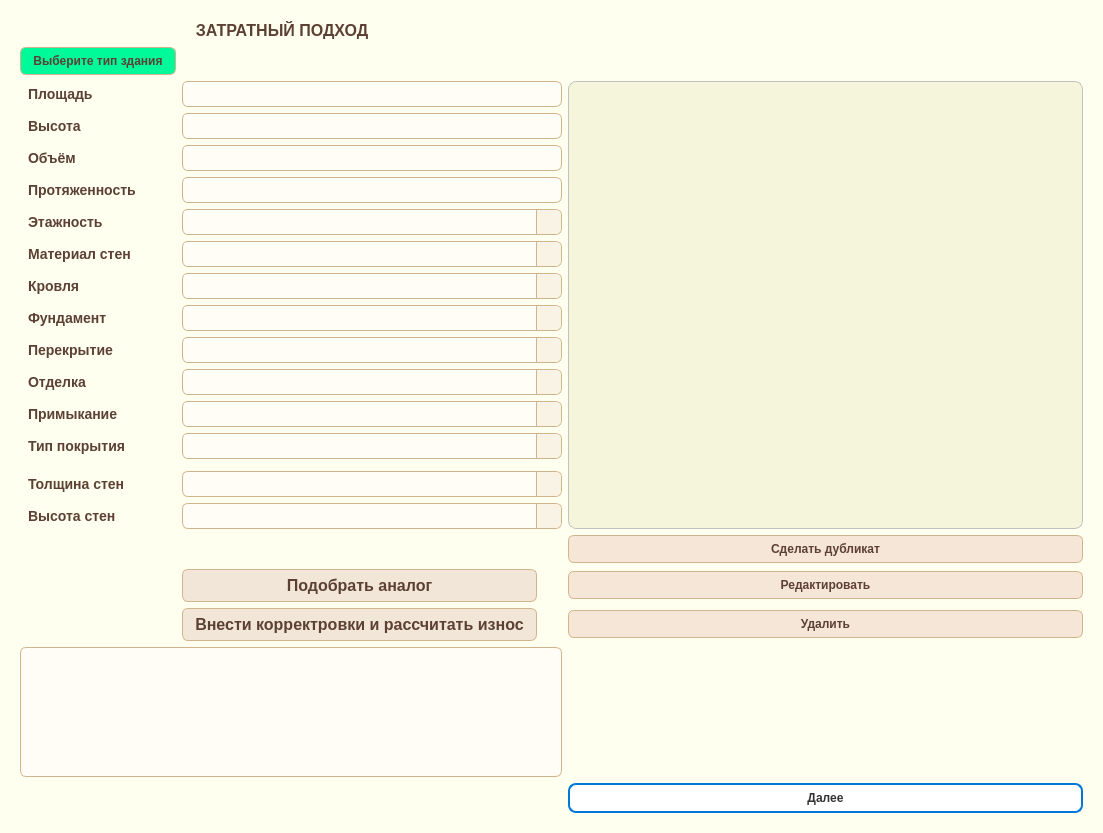
<?xml version="1.0" encoding="UTF-8"?>
<ui version="4.0">
 <class>ukup_window</class>
 <widget class="QWidget" name="ukup_window">
  <property name="geometry">
   <rect>
    <x>0</x>
    <y>0</y>
    <width>1103</width>
    <height>833</height>
   </rect>
  </property>
  <property name="windowTitle">
   <string>Form</string>
  </property>
  <property name="styleSheet">
   <string notr="true">QWidget {
    background-color: #fffff0;
}

QComboBox,
QTableWidget,
QLineEdit,
QDateEdit,
QTextEdit,
QTextBrowser {
    background-color: #fffdf5;
    color: #5c4033;
}
</string>
  </property>
  <layout class="QGridLayout" name="gridLayout_2">
   <item row="1" column="2">
    <widget class="QWidget" name="widget" native="true">
     <property name="styleSheet">
      <string notr="true">#inner_frame {
    background-color: #fffff0;
}
</string>
     </property>
     <layout class="QGridLayout" name="gridLayout">
      <item row="2" column="0">
       <widget class="QLabel" name="label_square">
        <property name="font">
         <font>
          <pointsize>-1</pointsize>
          <weight>62</weight>
          <bold>true</bold>
         </font>
        </property>
        <property name="styleSheet">
         <string notr="true">QLabel {
    color: #5c4033;          /* тёмно-серый текст */
    font-size: 14px;
    font-weight: 500;
    padding: 2px 4px;
}
</string>
        </property>
        <property name="text">
         <string>Площадь</string>
        </property>
       </widget>
      </item>
      <item row="15" column="0">
       <widget class="QLabel" name="label_wall_thickness">
        <property name="font">
         <font>
          <pointsize>-1</pointsize>
          <weight>62</weight>
          <bold>true</bold>
         </font>
        </property>
        <property name="styleSheet">
         <string notr="true">QLabel {
    color: #5c4033;          /* тёмно-серый текст */
    font-size: 14px;
    font-weight: 500;
    padding: 2px 4px;
}
</string>
        </property>
        <property name="text">
         <string>Толщина стен</string>
        </property>
       </widget>
      </item>
      <item row="3" column="0">
       <widget class="QLabel" name="label_height">
        <property name="font">
         <font>
          <pointsize>-1</pointsize>
          <weight>62</weight>
          <bold>true</bold>
         </font>
        </property>
        <property name="styleSheet">
         <string notr="true">QLabel {
    color: #5c4033;          /* тёмно-серый текст */
    font-size: 14px;
    font-weight: 500;
    padding: 2px 4px;
}
</string>
        </property>
        <property name="text">
         <string>Высота</string>
        </property>
       </widget>
      </item>
      <item row="5" column="0">
       <widget class="QLabel" name="label_length">
        <property name="font">
         <font>
          <pointsize>-1</pointsize>
          <weight>62</weight>
          <bold>true</bold>
         </font>
        </property>
        <property name="styleSheet">
         <string notr="true">QLabel {
    color: #5c4033;          /* тёмно-серый текст */
    font-size: 14px;
    font-weight: 500;
    padding: 2px 4px;
}
</string>
        </property>
        <property name="text">
         <string>Протяженность</string>
        </property>
       </widget>
      </item>
      <item row="4" column="0">
       <widget class="QLabel" name="label_volume">
        <property name="font">
         <font>
          <pointsize>-1</pointsize>
          <weight>62</weight>
          <bold>true</bold>
         </font>
        </property>
        <property name="styleSheet">
         <string notr="true">QLabel {
    color: #5c4033;          /* тёмно-серый текст */
    font-size: 14px;
    font-weight: 500;
    padding: 2px 4px;
}
</string>
        </property>
        <property name="text">
         <string>Объём</string>
        </property>
       </widget>
      </item>
      <item row="12" column="0">
       <widget class="QLabel" name="label_junction">
        <property name="font">
         <font>
          <pointsize>-1</pointsize>
          <weight>62</weight>
          <bold>true</bold>
         </font>
        </property>
        <property name="styleSheet">
         <string notr="true">QLabel {
    color: #5c4033;          /* тёмно-серый текст */
    font-size: 14px;
    font-weight: 500;
    padding: 2px 4px;
}
</string>
        </property>
        <property name="text">
         <string>Примыкание</string>
        </property>
       </widget>
      </item>
      <item row="8" column="0">
       <widget class="QLabel" name="label_roof">
        <property name="font">
         <font>
          <pointsize>-1</pointsize>
          <weight>62</weight>
          <bold>true</bold>
         </font>
        </property>
        <property name="styleSheet">
         <string notr="true">QLabel {
    color: #5c4033;          /* тёмно-серый текст */
    font-size: 14px;
    font-weight: 500;
    padding: 2px 4px;
}
</string>
        </property>
        <property name="text">
         <string>Кровля</string>
        </property>
       </widget>
      </item>
      <item row="7" column="0">
       <widget class="QLabel" name="label_wall_material">
        <property name="font">
         <font>
          <pointsize>-1</pointsize>
          <weight>62</weight>
          <bold>true</bold>
         </font>
        </property>
        <property name="styleSheet">
         <string notr="true">QLabel {
    color: #5c4033;          /* тёмно-серый текст */
    font-size: 14px;
    font-weight: 500;
    padding: 2px 4px;
}
</string>
        </property>
        <property name="text">
         <string>Материал стен</string>
        </property>
       </widget>
      </item>
      <item row="12" column="1" colspan="4">
       <widget class="QComboBox" name="comboBox_junction">
        <property name="font">
         <font>
          <pointsize>-1</pointsize>
         </font>
        </property>
        <property name="styleSheet">
         <string notr="true">QComboBox {
    background-color: #fffdf5;
    color: #5c4033;
    border: 1px solid #d2b48c;
    border-radius: 6px;
    padding: 4px 6px;
    font-size: 12px;
}

QComboBox:focus {
    border: 1px solid #a07d5e;
    background-color: #fff8e1;
}

QComboBox::drop-down {
    subcontrol-origin: padding;
    subcontrol-position: top right;
    width: 24px;
    border-left: 1px solid #d2b48c;
    background-color: #f9f3e5;
    border-top-right-radius: 6px;
    border-bottom-right-radius: 6px;
}
QComboBox::down-arrow {
    width: 12px;
    height: 12px;
    image: none;
}

</string>
        </property>
       </widget>
      </item>
      <item row="0" column="0" colspan="5">
       <widget class="QLabel" name="label_title">
        <property name="font">
         <font>
          <pointsize>-1</pointsize>
          <weight>62</weight>
          <bold>true</bold>
         </font>
        </property>
        <property name="styleSheet">
         <string notr="true">QLabel {
    color: #5c4033;          /* тёмно-серый текст */
    font-size: 16px;
    font-weight: 500;
    padding: 1px 2px;
}
</string>
        </property>
        <property name="text">
         <string>ЗАТРАТНЫЙ ПОДХОД    </string>
        </property>
        <property name="alignment">
         <set>Qt::AlignCenter</set>
        </property>
       </widget>
      </item>
      <item row="4" column="1" colspan="4">
       <widget class="QLineEdit" name="lineEdit_volume">
        <property name="font">
         <font>
          <pointsize>-1</pointsize>
         </font>
        </property>
        <property name="styleSheet">
         <string notr="true">QLineEdit {
    background-color: #fffdf5;           /* чуть отличающийся от фона */
    color: #5c4033;                      /* шоколадный текст */
    border: 1px solid #d2b48c;           /* тёплая светло-коричневая рамка */
    border-radius: 6px;
    padding: 4px 8px;
    font-size: 12px;
}

QLineEdit:focus {
    border: 1px solid #a07d5e;           /* выделение рамки при фокусе */
    background-color: #fff8e1;
}

QLineEdit:disabled {
    background-color: #f0f0f0;
    color: #999999;
    border: 1px solid #dddddd;
}
</string>
        </property>
       </widget>
      </item>
      <item row="6" column="1" colspan="4">
       <widget class="QComboBox" name="comboBox_floor">
        <property name="font">
         <font>
          <pointsize>-1</pointsize>
         </font>
        </property>
        <property name="styleSheet">
         <string notr="true">QComboBox {
    background-color: #fffdf5;
    color: #5c4033;
    border: 1px solid #d2b48c;
    border-radius: 6px;
    padding: 4px 6px;
    font-size: 12px;
}

QComboBox:focus {
    border: 1px solid #a07d5e;
    background-color: #fff8e1;
}

QComboBox::drop-down {
    subcontrol-origin: padding;
    subcontrol-position: top right;
    width: 24px;
    border-left: 1px solid #d2b48c;
    background-color: #f9f3e5;
    border-top-right-radius: 6px;
    border-bottom-right-radius: 6px;
}
QComboBox::down-arrow {
    width: 12px;
    height: 12px;
    image: none;
}

</string>
        </property>
       </widget>
      </item>
      <item row="7" column="1" colspan="4">
       <widget class="QComboBox" name="comboBox_wall_material">
        <property name="font">
         <font>
          <pointsize>-1</pointsize>
         </font>
        </property>
        <property name="styleSheet">
         <string notr="true">QComboBox {
    background-color: #fffdf5;
    color: #5c4033;
    border: 1px solid #d2b48c;
    border-radius: 6px;
    padding: 4px 6px;
    font-size: 12px;
}

QComboBox:focus {
    border: 1px solid #a07d5e;
    background-color: #fff8e1;
}

QComboBox::drop-down {
    subcontrol-origin: padding;
    subcontrol-position: top right;
    width: 24px;
    border-left: 1px solid #d2b48c;
    background-color: #f9f3e5;
    border-top-right-radius: 6px;
    border-bottom-right-radius: 6px;
}
QComboBox::down-arrow {
    width: 12px;
    height: 12px;
    image: none;
}

</string>
        </property>
       </widget>
      </item>
      <item row="13" column="0">
       <widget class="QLabel" name="label_coating">
        <property name="font">
         <font>
          <pointsize>-1</pointsize>
          <weight>62</weight>
          <bold>true</bold>
         </font>
        </property>
        <property name="styleSheet">
         <string notr="true">QLabel {
    color: #5c4033;          /* тёмно-серый текст */
    font-size: 14px;
    font-weight: 500;
    padding: 2px 4px;
}
</string>
        </property>
        <property name="text">
         <string>Тип покрытия</string>
        </property>
       </widget>
      </item>
      <item row="9" column="1" colspan="4">
       <widget class="QComboBox" name="comboBox_foundation">
        <property name="font">
         <font>
          <pointsize>-1</pointsize>
         </font>
        </property>
        <property name="styleSheet">
         <string notr="true">QComboBox {
    background-color: #fffdf5;
    color: #5c4033;
    border: 1px solid #d2b48c;
    border-radius: 6px;
    padding: 4px 6px;
    font-size: 12px;
}

QComboBox:focus {
    border: 1px solid #a07d5e;
    background-color: #fff8e1;
}

QComboBox::drop-down {
    subcontrol-origin: padding;
    subcontrol-position: top right;
    width: 24px;
    border-left: 1px solid #d2b48c;
    background-color: #f9f3e5;
    border-top-right-radius: 6px;
    border-bottom-right-radius: 6px;
}
QComboBox::down-arrow {
    width: 12px;
    height: 12px;
    image: none;
}

</string>
        </property>
       </widget>
      </item>
      <item row="6" column="0">
       <widget class="QLabel" name="label_floors">
        <property name="font">
         <font>
          <pointsize>-1</pointsize>
          <weight>62</weight>
          <bold>true</bold>
         </font>
        </property>
        <property name="styleSheet">
         <string notr="true">QLabel {
    color: #5c4033;          /* тёмно-серый текст */
    font-size: 14px;
    font-weight: 500;
    padding: 2px 4px;
}
</string>
        </property>
        <property name="text">
         <string>Этажность</string>
        </property>
       </widget>
      </item>
      <item row="11" column="1" colspan="4">
       <widget class="QComboBox" name="comboBox_decoration">
        <property name="font">
         <font>
          <pointsize>-1</pointsize>
         </font>
        </property>
        <property name="styleSheet">
         <string notr="true">QComboBox {
    background-color: #fffdf5;
    color: #5c4033;
    border: 1px solid #d2b48c;
    border-radius: 6px;
    padding: 4px 6px;
    font-size: 12px;
}

QComboBox:focus {
    border: 1px solid #a07d5e;
    background-color: #fff8e1;
}

QComboBox::drop-down {
    subcontrol-origin: padding;
    subcontrol-position: top right;
    width: 24px;
    border-left: 1px solid #d2b48c;
    background-color: #f9f3e5;
    border-top-right-radius: 6px;
    border-bottom-right-radius: 6px;
}
QComboBox::down-arrow {
    width: 12px;
    height: 12px;
    image: none;
}

</string>
        </property>
       </widget>
      </item>
      <item row="9" column="0">
       <widget class="QLabel" name="label_foundation">
        <property name="font">
         <font>
          <pointsize>-1</pointsize>
          <weight>62</weight>
          <bold>true</bold>
         </font>
        </property>
        <property name="styleSheet">
         <string notr="true">QLabel {
    color: #5c4033;          /* тёмно-серый текст */
    font-size: 14px;
    font-weight: 500;
    padding: 2px 4px;
}
</string>
        </property>
        <property name="text">
         <string>Фундамент</string>
        </property>
       </widget>
      </item>
      <item row="10" column="1" colspan="4">
       <widget class="QComboBox" name="comboBox_overlap">
        <property name="font">
         <font>
          <pointsize>-1</pointsize>
         </font>
        </property>
        <property name="styleSheet">
         <string notr="true">QComboBox {
    background-color: #fffdf5;
    color: #5c4033;
    border: 1px solid #d2b48c;
    border-radius: 6px;
    padding: 4px 6px;
    font-size: 12px;
}

QComboBox:focus {
    border: 1px solid #a07d5e;
    background-color: #fff8e1;
}

QComboBox::drop-down {
    subcontrol-origin: padding;
    subcontrol-position: top right;
    width: 24px;
    border-left: 1px solid #d2b48c;
    background-color: #f9f3e5;
    border-top-right-radius: 6px;
    border-bottom-right-radius: 6px;
}
QComboBox::down-arrow {
    width: 12px;
    height: 12px;
    image: none;
}

</string>
        </property>
       </widget>
      </item>
      <item row="11" column="0">
       <widget class="QLabel" name="label_decoration">
        <property name="font">
         <font>
          <pointsize>-1</pointsize>
          <weight>62</weight>
          <bold>true</bold>
         </font>
        </property>
        <property name="styleSheet">
         <string notr="true">QLabel {
    color: #5c4033;          /* тёмно-серый текст */
    font-size: 14px;
    font-weight: 500;
    padding: 2px 4px;
}
</string>
        </property>
        <property name="text">
         <string>Отделка</string>
        </property>
       </widget>
      </item>
      <item row="1" column="0">
       <widget class="QPushButton" name="pushButton_building_choose">
        <property name="font">
         <font>
          <pointsize>-1</pointsize>
          <weight>75</weight>
          <bold>true</bold>
         </font>
        </property>
        <property name="styleSheet">
         <string notr="true">QPushButton {
    background-color: #00FA9A;       /* тёплый светлый бежевый */
    color: #5c4033;                  /* тот же шоколадный, как и в QLabel */
    border: 1px solid #d2b48c;       /* светло-коричневая рамка */
    border-radius: 6px;
    padding: 6px 12px;
    font-size: 12px;
    font-weight: bold;
}

QPushButton:hover {
    background-color: #e6d2b5;       /* чуть темнее при наведении */
}

QPushButton:pressed {
    background-color: #d4b899;       /* эффект нажатия */
}

QPushButton:disabled {
    background-color: #f5f5f5;
    color: #aaa;
    border: 1px solid #ddd;
}
</string>
        </property>
        <property name="text">
         <string>Выберите тип здания</string>
        </property>
       </widget>
      </item>
      <item row="1" column="3">
       <widget class="QLabel" name="label_selected_analog_index">
        <property name="text">
         <string/>
        </property>
       </widget>
      </item>
      <item row="1" column="1" colspan="2">
       <widget class="QLabel" name="label_building_choose">
        <property name="font">
         <font>
          <pointsize>10</pointsize>
          <weight>75</weight>
          <bold>true</bold>
         </font>
        </property>
        <property name="text">
         <string/>
        </property>
       </widget>
      </item>
      <item row="15" column="1" colspan="4">
       <widget class="QComboBox" name="comboBox_wall_thickness">
        <property name="font">
         <font>
          <pointsize>-1</pointsize>
         </font>
        </property>
        <property name="styleSheet">
         <string notr="true">QComboBox {
    background-color: #fffdf5;
    color: #5c4033;
    border: 1px solid #d2b48c;
    border-radius: 6px;
    padding: 4px 6px;
    font-size: 12px;
}

QComboBox:focus {
    border: 1px solid #a07d5e;
    background-color: #fff8e1;
}

QComboBox::drop-down {
    subcontrol-origin: padding;
    subcontrol-position: top right;
    width: 24px;
    border-left: 1px solid #d2b48c;
    background-color: #f9f3e5;
    border-top-right-radius: 6px;
    border-bottom-right-radius: 6px;
}
QComboBox::down-arrow {
    width: 12px;
    height: 12px;
    image: none;
}

</string>
        </property>
       </widget>
      </item>
      <item row="10" column="0">
       <widget class="QLabel" name="label_overlap">
        <property name="font">
         <font>
          <pointsize>-1</pointsize>
          <weight>62</weight>
          <bold>true</bold>
         </font>
        </property>
        <property name="styleSheet">
         <string notr="true">QLabel {
    color: #5c4033;          /* тёмно-серый текст */
    font-size: 14px;
    font-weight: 500;
    padding: 2px 4px;
}
</string>
        </property>
        <property name="text">
         <string>Перекрытие</string>
        </property>
       </widget>
      </item>
      <item row="5" column="1" colspan="4">
       <widget class="QLineEdit" name="lineEdit_length">
        <property name="font">
         <font>
          <pointsize>-1</pointsize>
         </font>
        </property>
        <property name="styleSheet">
         <string notr="true">QLineEdit {
    background-color: #fffdf5;           /* чуть отличающийся от фона */
    color: #5c4033;                      /* шоколадный текст */
    border: 1px solid #d2b48c;           /* тёплая светло-коричневая рамка */
    border-radius: 6px;
    padding: 4px 8px;
    font-size: 12px;
}

QLineEdit:focus {
    border: 1px solid #a07d5e;           /* выделение рамки при фокусе */
    background-color: #fff8e1;
}

QLineEdit:disabled {
    background-color: #f0f0f0;
    color: #999999;
    border: 1px solid #dddddd;
}
</string>
        </property>
       </widget>
      </item>
      <item row="8" column="1" colspan="4">
       <widget class="QComboBox" name="comboBox_roof">
        <property name="font">
         <font>
          <pointsize>-1</pointsize>
         </font>
        </property>
        <property name="styleSheet">
         <string notr="true">QComboBox {
    background-color: #fffdf5;
    color: #5c4033;
    border: 1px solid #d2b48c;
    border-radius: 6px;
    padding: 4px 6px;
    font-size: 12px;
}

QComboBox:focus {
    border: 1px solid #a07d5e;
    background-color: #fff8e1;
}

QComboBox::drop-down {
    subcontrol-origin: padding;
    subcontrol-position: top right;
    width: 24px;
    border-left: 1px solid #d2b48c;
    background-color: #f9f3e5;
    border-top-right-radius: 6px;
    border-bottom-right-radius: 6px;
}
QComboBox::down-arrow {
    width: 12px;
    height: 12px;
    image: none;
}

</string>
        </property>
       </widget>
      </item>
      <item row="13" column="1" colspan="4">
       <widget class="QComboBox" name="comboBox_coating">
        <property name="font">
         <font>
          <pointsize>-1</pointsize>
         </font>
        </property>
        <property name="styleSheet">
         <string notr="true">QComboBox {
    background-color: #fffdf5;
    color: #5c4033;
    border: 1px solid #d2b48c;
    border-radius: 6px;
    padding: 4px 6px;
    font-size: 12px;
}

QComboBox:focus {
    border: 1px solid #a07d5e;
    background-color: #fff8e1;
}

QComboBox::drop-down {
    subcontrol-origin: padding;
    subcontrol-position: top right;
    width: 24px;
    border-left: 1px solid #d2b48c;
    background-color: #f9f3e5;
    border-top-right-radius: 6px;
    border-bottom-right-radius: 6px;
}
QComboBox::down-arrow {
    width: 12px;
    height: 12px;
    image: none;
}

</string>
        </property>
       </widget>
      </item>
      <item row="3" column="1" colspan="4">
       <widget class="QLineEdit" name="lineEdit_height">
        <property name="font">
         <font>
          <pointsize>-1</pointsize>
         </font>
        </property>
        <property name="styleSheet">
         <string notr="true">QLineEdit {
    background-color: #fffdf5;           /* чуть отличающийся от фона */
    color: #5c4033;                      /* шоколадный текст */
    border: 1px solid #d2b48c;           /* тёплая светло-коричневая рамка */
    border-radius: 6px;
    padding: 4px 8px;
    font-size: 12px;
}

QLineEdit:focus {
    border: 1px solid #a07d5e;           /* выделение рамки при фокусе */
    background-color: #fff8e1;
}

QLineEdit:disabled {
    background-color: #f0f0f0;
    color: #999999;
    border: 1px solid #dddddd;
}
</string>
        </property>
       </widget>
      </item>
      <item row="2" column="1" colspan="4">
       <widget class="QLineEdit" name="lineEdit_square">
        <property name="font">
         <font>
          <pointsize>-1</pointsize>
         </font>
        </property>
        <property name="styleSheet">
         <string notr="true">QLineEdit {
    background-color: #fffdf5;           /* чуть отличающийся от фона */
    color: #5c4033;                      /* шоколадный текст */
    border: 1px solid #d2b48c;           /* тёплая светло-коричневая рамка */
    border-radius: 6px;
    padding: 4px 8px;
    font-size: 12px;
}

QLineEdit:focus {
    border: 1px solid #a07d5e;           /* выделение рамки при фокусе */
    background-color: #fff8e1;
}

QLineEdit:disabled {
    background-color: #f0f0f0;
    color: #999999;
    border: 1px solid #dddddd;
}
</string>
        </property>
       </widget>
      </item>
      <item row="16" column="0">
       <widget class="QLabel" name="label_wall_height">
        <property name="font">
         <font>
          <pointsize>-1</pointsize>
          <weight>62</weight>
          <bold>true</bold>
         </font>
        </property>
        <property name="styleSheet">
         <string notr="true">QLabel {
    color: #5c4033;          /* тёмно-серый текст */
    font-size: 14px;
    font-weight: 500;
    padding: 2px 4px;
}
</string>
        </property>
        <property name="text">
         <string>Высота стен</string>
        </property>
       </widget>
      </item>
      <item row="17" column="1" colspan="2">
       <widget class="QLabel" name="label_price_result">
        <property name="font">
         <font>
          <pointsize>10</pointsize>
          <weight>75</weight>
          <bold>true</bold>
         </font>
        </property>
        <property name="text">
         <string/>
        </property>
       </widget>
      </item>
      <item row="18" column="1">
       <widget class="QPushButton" name="pushButton_choose_analog">
        <property name="font">
         <font>
          <pointsize>-1</pointsize>
          <weight>75</weight>
          <bold>true</bold>
         </font>
        </property>
        <property name="styleSheet">
         <string notr="true">QPushButton {
    background-color: #f2e6d8;       /* тёплый светлый бежевый */
    color: #5c4033;                  /* тот же шоколадный, как и в QLabel */
    border: 1px solid #d2b48c;       /* светло-коричневая рамка */
    border-radius: 6px;
    padding: 6px 12px;
    font-size: 16px;
    font-weight: bold;
}

QPushButton:hover {
    background-color: #e6d2b5;       /* чуть темнее при наведении */
}

QPushButton:pressed {
    background-color: #d4b899;       /* эффект нажатия */
}

QPushButton:disabled {
    background-color: #f5f5f5;
    color: #aaa;
    border: 1px solid #ddd;
}
</string>
        </property>
        <property name="text">
         <string>Подобрать аналог</string>
        </property>
       </widget>
      </item>
      <item row="20" column="1">
       <widget class="QPushButton" name="pushButton_deviations_wear">
        <property name="font">
         <font>
          <pointsize>-1</pointsize>
          <weight>75</weight>
          <bold>true</bold>
         </font>
        </property>
        <property name="styleSheet">
         <string notr="true">QPushButton {
    background-color: #f2e6d8;       /* тёплый светлый бежевый */
    color: #5c4033;                  /* тот же шоколадный, как и в QLabel */
    border: 1px solid #d2b48c;       /* светло-коричневая рамка */
    border-radius: 6px;
    padding: 6px 12px;
    font-size: 16px;
    font-weight: bold;
}

QPushButton:hover {
    background-color: #e6d2b5;       /* чуть темнее при наведении */
}

QPushButton:pressed {
    background-color: #d4b899;       /* эффект нажатия */
}

QPushButton:disabled {
    background-color: #f5f5f5;
    color: #aaa;
    border: 1px solid #ddd;
}
</string>
        </property>
        <property name="text">
         <string>Внести корректровки и рассчитать износ</string>
        </property>
       </widget>
      </item>
      <item row="16" column="1" colspan="4">
       <widget class="QComboBox" name="comboBox_wall_height">
        <property name="font">
         <font>
          <pointsize>-1</pointsize>
         </font>
        </property>
        <property name="styleSheet">
         <string notr="true">QComboBox {
    background-color: #fffdf5;
    color: #5c4033;
    border: 1px solid #d2b48c;
    border-radius: 6px;
    padding: 4px 6px;
    font-size: 12px;
}

QComboBox:focus {
    border: 1px solid #a07d5e;
    background-color: #fff8e1;
}

QComboBox::drop-down {
    subcontrol-origin: padding;
    subcontrol-position: top right;
    width: 24px;
    border-left: 1px solid #d2b48c;
    background-color: #f9f3e5;
    border-top-right-radius: 6px;
    border-bottom-right-radius: 6px;
}
QComboBox::down-arrow {
    width: 12px;
    height: 12px;
    image: none;
}

</string>
        </property>
       </widget>
      </item>
      <item row="22" column="5">
       <widget class="QPushButton" name="pushButton_next">
        <property name="sizePolicy">
         <sizepolicy hsizetype="Minimum" vsizetype="Fixed">
          <horstretch>0</horstretch>
          <verstretch>0</verstretch>
         </sizepolicy>
        </property>
        <property name="styleSheet">
         <string notr="true">QPushButton {
    background-color: #ffffff;
    color: #333333;
    border: 2px solid #0078d7;         /* синий акцент */
    border-radius: 8px;
    padding: 6px 12px;
    font-weight: bold;
}

QPushButton:hover {
    background-color: #e6f0ff;         /* светло-синий при наведении */
}

QPushButton:pressed {
    background-color: #cce0ff;         /* темнее при нажатии */
}

QPushButton:disabled {
    background-color: #f0f0f0;
    color: #a0a0a0;
    border: 1px solid #cccccc;
}
#pushButton_duplicate {
    background-color: #f9f9f9;
    border: 2px solid #28a745;   /* зелёный */
    border-radius: 8px;
    padding: 6px 14px;
}
#pushButton_duplicate:hover {
    background-color: #e6ffe9;
}
</string>
        </property>
        <property name="text">
         <string>Далее</string>
        </property>
       </widget>
      </item>
      <item row="21" column="0" colspan="5">
       <widget class="QTextBrowser" name="textBrowser_analog">
        <property name="maximumSize">
         <size>
          <width>1500</width>
          <height>16777215</height>
         </size>
        </property>
        <property name="styleSheet">
         <string notr="true">QTextBrowser {
    background-color: #fffdf5;         /* слегка тёплый фон */
    color: #5c4033;                    /* основной тёплый текст */
    border: 1px solid #d2b48c;         /* светло-коричневая рамка */
    border-radius: 6px;
    padding: 10px;
    font-size: 14px;
    font-family: &quot;Segoe UI&quot;, &quot;Arial&quot;, sans-serif;
}
</string>
        </property>
       </widget>
      </item>
      <item row="20" column="5">
       <widget class="QPushButton" name="pushButton_liter_delete">
        <property name="font">
         <font>
          <pointsize>-1</pointsize>
          <weight>75</weight>
          <bold>true</bold>
         </font>
        </property>
        <property name="styleSheet">
         <string notr="true">QPushButton {
    background-color: #f6e6d8;       /* тёплый светлый бежевый */
    color: #5c4033;                  /* тот же шоколадный, как и в QLabel */
    border: 1px solid #d2b48c;       /* светло-коричневая рамка */
    border-radius: 6px;
    padding: 6px 12px;
    font-size: 12px;
    font-weight: bold;
}

QPushButton:hover {
    background-color: #ffd6d6;       /* чуть темнее при наведении */
}

QPushButton:pressed {
    background-color: #fae0e0;       /* эффект нажатия */
}

QPushButton:disabled {
    background-color: #f5f5f5;
    color: #aaa;
    border: 1px solid #ddd;
}
</string>
        </property>
        <property name="text">
         <string>Удалить</string>
        </property>
       </widget>
      </item>
      <item row="18" column="5">
       <widget class="QPushButton" name="pushButton_edit">
        <property name="font">
         <font>
          <pointsize>-1</pointsize>
          <weight>75</weight>
          <bold>true</bold>
         </font>
        </property>
        <property name="styleSheet">
         <string notr="true">QPushButton {
    background-color: #f6e6d8;       /* тёплый светлый бежевый */
    color: #5c4033;                  /* тот же шоколадный, как и в QLabel */
    border: 1px solid #d2b48c;       /* светло-коричневая рамка */
    border-radius: 6px;
    padding: 6px 12px;
    font-size: 12px;
    font-weight: bold;
}

QPushButton:hover {
    background-color: #e6d2b5;       /* чуть темнее при наведении */
}

QPushButton:pressed {
    background-color: #d5b899;       /* эффект нажатия */
}

QPushButton:disabled {
    background-color: #f5f5f5;
    color: #aaa;
    border: 1px solid #ddd;
}
</string>
        </property>
        <property name="text">
         <string>Редактировать</string>
        </property>
       </widget>
      </item>
      <item row="17" column="5">
       <widget class="QPushButton" name="pushButton_liter_dublicate">
        <property name="font">
         <font>
          <pointsize>-1</pointsize>
          <weight>75</weight>
          <bold>true</bold>
         </font>
        </property>
        <property name="styleSheet">
         <string notr="true">QPushButton {
    background-color: #f6e6d8;       /* тёплый светлый бежевый */
    color: #5c4033;                  /* тот же шоколадный, как и в QLabel */
    border: 1px solid #d2b48c;       /* светло-коричневая рамка */
    border-radius: 6px;
    padding: 6px 12px;
    font-size: 12px;
    font-weight: bold;
}

QPushButton:hover {
    background-color: #e6d2b5;       /* чуть темнее при наведении */
}

QPushButton:pressed {
    background-color: #d5b899;       /* эффект нажатия */
}

QPushButton:disabled {
    background-color: #f5f5f5;
    color: #aaa;
    border: 1px solid #ddd;
}
</string>
        </property>
        <property name="text">
         <string>Сделать дубликат</string>
        </property>
       </widget>
      </item>
      <item row="2" column="5" rowspan="15">
       <widget class="QTableWidget" name="TableWidget_liter_list">
        <property name="sizePolicy">
         <sizepolicy hsizetype="Expanding" vsizetype="MinimumExpanding">
          <horstretch>0</horstretch>
          <verstretch>0</verstretch>
         </sizepolicy>
        </property>
        <property name="maximumSize">
         <size>
          <width>600</width>
          <height>1600</height>
         </size>
        </property>
        <property name="sizeIncrement">
         <size>
          <width>0</width>
          <height>1600</height>
         </size>
        </property>
        <property name="styleSheet">
         <string notr="true">QTableWidget {
    background-color: #ffffff;
    border: 1px solid #c0c0c0;
    border-radius: 8px;
    gridline-color: #e0e0e0;
    font-size: 14px;
    color: #333;
    selection-background-color: #cce0ff;
    selection-color: #000;
}

QHeaderView::section {
    background-color: #f2f2f2;
    padding: 6px;
    border: 1px solid #dcdcdc;
    font-weight: bold;
    color: #333;
    border-top-left-radius: 4px;
    border-top-right-radius: 4px;
}

QTableWidget::item {
    padding: 6px;
    border: none;
}

QTableWidget::item:selected {
    background-color: #cce0ff;
    color: #000;
}

QScrollBar:vertical {
    background: #f2f2f2;
    width: 10px;
    margin: 0px 0px 0px 0px;
    border-radius: 5px;
}

QScrollBar::handle:vertical {
    background: #a0a0a0;
    min-height: 20px;
    border-radius: 5px;
}

QScrollBar::handle:vertical:hover {
    background: #888;
}
QWidget {
    background-color: #f5f5dc;
}

</string>
        </property>
       </widget>
      </item>
     </layout>
    </widget>
   </item>
  </layout>
 </widget>
 <resources/>
 <connections/>
</ui>
